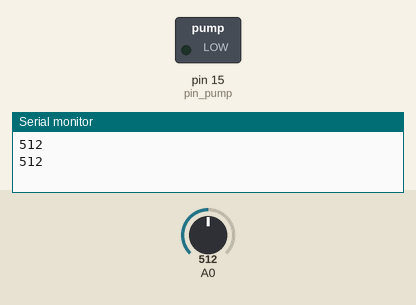
Simulated run of this sketch. Board: Arduino Uno, built with avr-gcc and run on an emulated ATmega328P. On the bench: switched loads named in the sketch (green lamp = pin HIGH), the last lines printed to the serial monitor. The test bench sets the inputs (shaded band); at power-on: A0 = 512.

Above: at 1.8 s.
1.9 s: A0 set to 483
At 3.5 s:
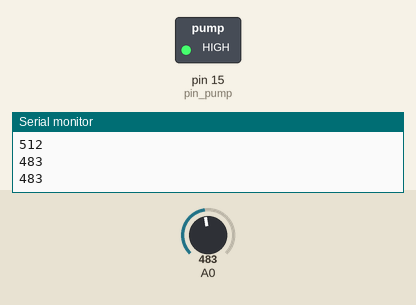
4.5 s: A0 set to 510
At 7.0 s:
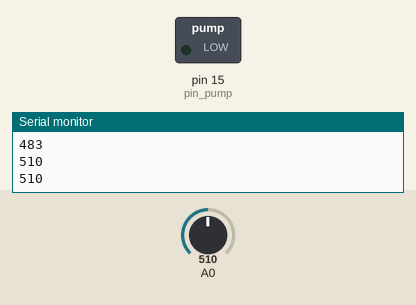
7.5 s: A0 set to 490
At 9.3 s:
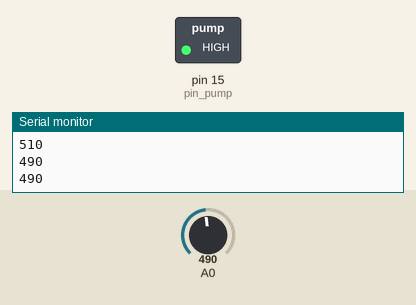
Timing chart, 0 to 10.8 s (numbered marks = the images above; inputs shaded):
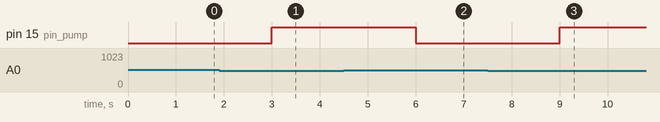

Measured:
- the behaviour switches between 500 and 499 on A0 (found by bisection; images 0 and 1)
- after the input at 1.9 s, pin 15 (pin_pump): LOW → HIGH after 1.1 s
- after the input at 4.5 s, pin 15 (pin_pump): HIGH → LOW after 1.5 s
- after the input at 7.5 s, pin 15 (pin_pump): LOW → HIGH after 1.5 s

The sketch:

soil_Moistur.ino
```cpp
int pin_pump = 15;
void setup() {
   Serial.begin(9600);
   pinMode(pin_pump,OUTPUT);
}

void loop() {
  int val_moistur = analogRead(A0);//อ่านค่าความชื้นในดินจากA0
  Serial.println(val_moistur);
  delay(1000);
  if (val_moistur<500){ //ถ้าค่าความชื้นในดินน้อยกว่า500ให้ปั๊มน้ำทำงาน
    digitalWrite(pin_pump,HIGH);
  }
  else{
    digitalWrite(pin_pump,LOW);
  }

}
```
